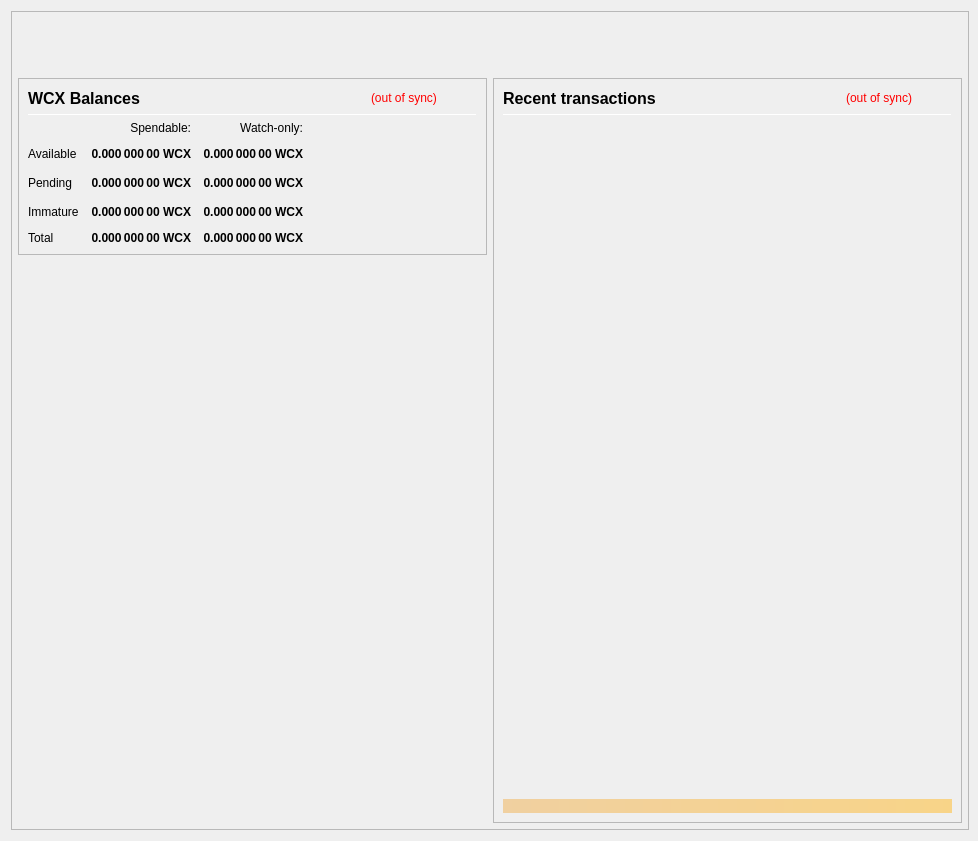
<?xml version="1.0" encoding="UTF-8"?>
<ui version="4.0">
 <class>OverviewPage</class>
 <widget class="QWidget" name="OverviewPage">
  <property name="geometry">
   <rect>
    <x>0</x>
    <y>0</y>
    <width>978</width>
    <height>841</height>
   </rect>
  </property>
  <property name="minimumSize">
   <size>
    <width>960</width>
    <height>682</height>
   </size>
  </property>
  <property name="font">
   <font>
    <weight>50</weight>
    <bold>false</bold>
   </font>
  </property>
  <property name="windowTitle">
   <string>Form</string>
  </property>
  <layout class="QVBoxLayout" name="topLayout" stretch="0">
   <property name="rightMargin">
    <number>9</number>
   </property>
   <item>
    <widget class="QFrame" name="frame_BG">
     <property name="minimumSize">
      <size>
       <width>850</width>
       <height>610</height>
      </size>
     </property>
     <property name="maximumSize">
      <size>
       <width>16777215</width>
       <height>16777215</height>
      </size>
     </property>
     <property name="frameShape">
      <enum>QFrame::StyledPanel</enum>
     </property>
     <property name="frameShadow">
      <enum>QFrame::Raised</enum>
     </property>
     <layout class="QVBoxLayout" name="verticalLayout_3" stretch="0">
      <property name="leftMargin">
       <number>0</number>
      </property>
      <property name="topMargin">
       <number>0</number>
      </property>
      <property name="rightMargin">
       <number>0</number>
      </property>
      <property name="bottomMargin">
       <number>6</number>
      </property>
      <item>
       <layout class="QVBoxLayout" name="verticalLayout_Master" stretch="0,1">
        <property name="leftMargin">
         <number>0</number>
        </property>
        <property name="topMargin">
         <number>0</number>
        </property>
        <property name="rightMargin">
         <number>0</number>
        </property>
        <property name="bottomMargin">
         <number>0</number>
        </property>
        <item>
         <widget class="QFrame" name="frame_Header">
          <layout class="QVBoxLayout" name="verticalLayout_Header" stretch="0">
           <property name="leftMargin">
            <number>0</number>
           </property>
           <property name="topMargin">
            <number>0</number>
           </property>
           <property name="rightMargin">
            <number>0</number>
           </property>
           <property name="bottomMargin">
            <number>0</number>
           </property>
           <item>
            <layout class="QHBoxLayout" name="horizontalLayout_Header" stretch="1,0">
             <property name="spacing">
              <number>6</number>
             </property>
             <item>
              <spacer name="horizontalSpacer_Header">
               <property name="orientation">
                <enum>Qt::Horizontal</enum>
               </property>
               <property name="sizeHint" stdset="0">
                <size>
                 <width>40</width>
                 <height>20</height>
                </size>
               </property>
              </spacer>
             </item>
             <item>
              <widget class="QLabel" name="labelOverviewHeaderRight">
               <property name="minimumSize">
                <size>
                 <width>464</width>
                 <height>60</height>
                </size>
               </property>
               <property name="maximumSize">
                <size>
                 <width>16777215</width>
                 <height>60</height>
                </size>
               </property>
               <property name="font">
                <font>
                 <pointsize>14</pointsize>
                </font>
               </property>
               <property name="text">
                <string/>
               </property>
               <property name="alignment">
                <set>Qt::AlignRight|Qt::AlignTrailing|Qt::AlignVCenter</set>
               </property>
              </widget>
             </item>
            </layout>
           </item>
          </layout>
         </widget>
        </item>
        <item>
         <widget class="QFrame" name="frame_Content">
          <layout class="QVBoxLayout" name="verticalLayout_Content">
           <property name="leftMargin">
            <number>6</number>
           </property>
           <property name="topMargin">
            <number>0</number>
           </property>
           <property name="rightMargin">
            <number>6</number>
           </property>
           <property name="bottomMargin">
            <number>0</number>
           </property>
           <item>
            <layout class="QHBoxLayout" name="horizontalLayout_Content" stretch="1,1">
             <property name="spacing">
              <number>6</number>
             </property>
             <item>
              <layout class="QVBoxLayout" name="verticalLayout_left" stretch="0,0">
               <item>
                <widget class="QFrame" name="frameBalances">
                 <property name="frameShape">
                  <enum>QFrame::StyledPanel</enum>
                 </property>
                 <property name="frameShadow">
                  <enum>QFrame::Raised</enum>
                 </property>
                 <layout class="QVBoxLayout" name="verticalLayout_4">
                  <item>
                   <layout class="QHBoxLayout" name="hlBalancesHeader" stretch="2,0,0">
                    <property name="spacing">
                     <number>6</number>
                    </property>
                    <item>
                     <widget class="QLabel" name="labelBalances">
                      <property name="minimumSize">
                       <size>
                        <width>0</width>
                        <height>0</height>
                       </size>
                      </property>
                      <property name="font">
                       <font>
                        <pointsize>12</pointsize>
                        <weight>75</weight>
                        <bold>true</bold>
                       </font>
                      </property>
                      <property name="text">
                       <string>WCX Balances</string>
                      </property>
                     </widget>
                    </item>
                    <item>
                     <widget class="QLabel" name="labelWalletStatus">
                      <property name="cursor">
                       <cursorShape>WhatsThisCursor</cursorShape>
                      </property>
                      <property name="toolTip">
                       <string>The displayed information may be out of date. Your wallet automatically synchronizes with the WCXCOIN network after a connection is established, but this process has not completed yet.</string>
                      </property>
                      <property name="styleSheet">
                       <string notr="true">QLabel { color: red; }</string>
                      </property>
                      <property name="text">
                       <string notr="true">(out of sync)</string>
                      </property>
                      <property name="alignment">
                       <set>Qt::AlignLeading|Qt::AlignLeft|Qt::AlignVCenter</set>
                      </property>
                     </widget>
                    </item>
                    <item>
                     <spacer name="hsBalancesHeader">
                      <property name="orientation">
                       <enum>Qt::Horizontal</enum>
                      </property>
                      <property name="sizeHint" stdset="0">
                       <size>
                        <width>40</width>
                        <height>20</height>
                       </size>
                      </property>
                     </spacer>
                    </item>
                   </layout>
                  </item>
                  <item>
                   <widget class="Line" name="lineBalances">
                    <property name="minimumSize">
                     <size>
                      <width>0</width>
                      <height>1</height>
                     </size>
                    </property>
                    <property name="maximumSize">
                     <size>
                      <width>16777215</width>
                      <height>1</height>
                     </size>
                    </property>
                    <property name="orientation">
                     <enum>Qt::Horizontal</enum>
                    </property>
                   </widget>
                  </item>
                  <item>
                   <layout class="QGridLayout" name="gridLayout">
                    <property name="spacing">
                     <number>12</number>
                    </property>
                    <item row="2" column="2">
                     <widget class="QLabel" name="labelWatchPending">
                      <property name="font">
                       <font>
                        <weight>75</weight>
                        <bold>true</bold>
                       </font>
                      </property>
                      <property name="cursor">
                       <cursorShape>ArrowCursor</cursorShape>
                      </property>
                      <property name="toolTip">
                       <string>Unconfirmed transactions to watch-only addresses</string>
                      </property>
                      <property name="text">
                       <string notr="true">0.000 000 00 WCX</string>
                      </property>
                      <property name="alignment">
                       <set>Qt::AlignRight|Qt::AlignTrailing|Qt::AlignVCenter</set>
                      </property>
                      <property name="textInteractionFlags">
                       <set>Qt::NoTextInteraction</set>
                      </property>
                     </widget>
                    </item>
                    <item row="2" column="1">
                     <widget class="QLabel" name="labelUnconfirmed">
                      <property name="font">
                       <font>
                        <weight>75</weight>
                        <bold>true</bold>
                       </font>
                      </property>
                      <property name="cursor">
                       <cursorShape>ArrowCursor</cursorShape>
                      </property>
                      <property name="toolTip">
                       <string>Total of transactions that have yet to be confirmed, and do not yet count toward the spendable balance</string>
                      </property>
                      <property name="text">
                       <string notr="true">0.000 000 00 WCX</string>
                      </property>
                      <property name="alignment">
                       <set>Qt::AlignRight|Qt::AlignTrailing|Qt::AlignVCenter</set>
                      </property>
                      <property name="textInteractionFlags">
                       <set>Qt::NoTextInteraction</set>
                      </property>
                     </widget>
                    </item>
                    <item row="3" column="2">
                     <widget class="QLabel" name="labelWatchImmature">
                      <property name="font">
                       <font>
                        <weight>75</weight>
                        <bold>true</bold>
                       </font>
                      </property>
                      <property name="cursor">
                       <cursorShape>ArrowCursor</cursorShape>
                      </property>
                      <property name="toolTip">
                       <string>Staked or masternode rewards in watch-only addresses that has not yet matured</string>
                      </property>
                      <property name="text">
                       <string notr="true">0.000 000 00 WCX</string>
                      </property>
                      <property name="alignment">
                       <set>Qt::AlignRight|Qt::AlignTrailing|Qt::AlignVCenter</set>
                      </property>
                      <property name="textInteractionFlags">
                       <set>Qt::NoTextInteraction</set>
                      </property>
                     </widget>
                    </item>
                    <item row="4" column="0">
                     <widget class="QLabel" name="labelTotalText">
                      <property name="text">
                       <string>Total</string>
                      </property>
                      <property name="textInteractionFlags">
                       <set>Qt::NoTextInteraction</set>
                      </property>
                     </widget>
                    </item>
                    <item row="3" column="1">
                     <widget class="QLabel" name="labelImmature">
                      <property name="font">
                       <font>
                        <weight>75</weight>
                        <bold>true</bold>
                       </font>
                      </property>
                      <property name="cursor">
                       <cursorShape>ArrowCursor</cursorShape>
                      </property>
                      <property name="toolTip">
                       <string>Staked or masternode rewards that has not yet matured</string>
                      </property>
                      <property name="text">
                       <string notr="true">0.000 000 00 WCX</string>
                      </property>
                      <property name="alignment">
                       <set>Qt::AlignRight|Qt::AlignTrailing|Qt::AlignVCenter</set>
                      </property>
                      <property name="textInteractionFlags">
                       <set>Qt::NoTextInteraction</set>
                      </property>
                     </widget>
                    </item>
                    <item row="2" column="3">
                     <spacer name="hsBalances">
                      <property name="orientation">
                       <enum>Qt::Horizontal</enum>
                      </property>
                      <property name="sizeHint" stdset="0">
                       <size>
                        <width>40</width>
                        <height>20</height>
                       </size>
                      </property>
                     </spacer>
                    </item>
                    <item row="3" column="0">
                     <widget class="QLabel" name="labelImmatureText">
                      <property name="text">
                       <string>Immature</string>
                      </property>
                      <property name="textInteractionFlags">
                       <set>Qt::NoTextInteraction</set>
                      </property>
                     </widget>
                    </item>
                    <item row="4" column="1">
                     <widget class="QLabel" name="labelTotal">
                      <property name="font">
                       <font>
                        <weight>75</weight>
                        <bold>true</bold>
                       </font>
                      </property>
                      <property name="cursor">
                       <cursorShape>ArrowCursor</cursorShape>
                      </property>
                      <property name="toolTip">
                       <string>Your current total balance</string>
                      </property>
                      <property name="text">
                       <string notr="true">0.000 000 00 WCX</string>
                      </property>
                      <property name="alignment">
                       <set>Qt::AlignRight|Qt::AlignTrailing|Qt::AlignVCenter</set>
                      </property>
                      <property name="textInteractionFlags">
                       <set>Qt::NoTextInteraction</set>
                      </property>
                     </widget>
                    </item>
                    <item row="4" column="2">
                     <widget class="QLabel" name="labelWatchTotal">
                      <property name="font">
                       <font>
                        <weight>75</weight>
                        <bold>true</bold>
                       </font>
                      </property>
                      <property name="cursor">
                       <cursorShape>ArrowCursor</cursorShape>
                      </property>
                      <property name="toolTip">
                       <string>Current total balance in watch-only addresses</string>
                      </property>
                      <property name="text">
                       <string notr="true">0.000 000 00 WCX</string>
                      </property>
                      <property name="alignment">
                       <set>Qt::AlignRight|Qt::AlignTrailing|Qt::AlignVCenter</set>
                      </property>
                      <property name="textInteractionFlags">
                       <set>Qt::NoTextInteraction</set>
                      </property>
                     </widget>
                    </item>
                    <item row="0" column="2">
                     <widget class="QLabel" name="labelWatchonly">
                      <property name="text">
                       <string>Watch-only:</string>
                      </property>
                      <property name="alignment">
                       <set>Qt::AlignRight|Qt::AlignTrailing|Qt::AlignVCenter</set>
                      </property>
                     </widget>
                    </item>
                    <item row="1" column="0">
                     <widget class="QLabel" name="labelBalanceText">
                      <property name="text">
                       <string>Available</string>
                      </property>
                      <property name="textInteractionFlags">
                       <set>Qt::NoTextInteraction</set>
                      </property>
                     </widget>
                    </item>
                    <item row="1" column="1">
                     <widget class="QLabel" name="labelBalance">
                      <property name="font">
                       <font>
                        <weight>75</weight>
                        <bold>true</bold>
                       </font>
                      </property>
                      <property name="cursor">
                       <cursorShape>ArrowCursor</cursorShape>
                      </property>
                      <property name="toolTip">
                       <string>Your current spendable balance</string>
                      </property>
                      <property name="text">
                       <string notr="true">0.000 000 00 WCX</string>
                      </property>
                      <property name="alignment">
                       <set>Qt::AlignRight|Qt::AlignTrailing|Qt::AlignVCenter</set>
                      </property>
                      <property name="textInteractionFlags">
                       <set>Qt::NoTextInteraction</set>
                      </property>
                     </widget>
                    </item>
                    <item row="1" column="2">
                     <widget class="QLabel" name="labelWatchAvailable">
                      <property name="font">
                       <font>
                        <weight>75</weight>
                        <bold>true</bold>
                       </font>
                      </property>
                      <property name="cursor">
                       <cursorShape>ArrowCursor</cursorShape>
                      </property>
                      <property name="toolTip">
                       <string>Your current balance in watch-only addresses</string>
                      </property>
                      <property name="text">
                       <string notr="true">0.000 000 00 WCX</string>
                      </property>
                      <property name="alignment">
                       <set>Qt::AlignRight|Qt::AlignTrailing|Qt::AlignVCenter</set>
                      </property>
                      <property name="textInteractionFlags">
                       <set>Qt::NoTextInteraction</set>
                      </property>
                     </widget>
                    </item>
                    <item row="2" column="0">
                     <widget class="QLabel" name="labelPendingText">
                      <property name="text">
                       <string>Pending</string>
                      </property>
                      <property name="textInteractionFlags">
                       <set>Qt::NoTextInteraction</set>
                      </property>
                     </widget>
                    </item>
                    <item row="0" column="1">
                     <widget class="QLabel" name="labelSpendable">
                      <property name="text">
                       <string>Spendable:</string>
                      </property>
                      <property name="alignment">
                       <set>Qt::AlignRight|Qt::AlignTrailing|Qt::AlignVCenter</set>
                      </property>
                     </widget>
                    </item>
                   </layout>
                  </item>
                 </layout>
                </widget>
               </item>
               <item>
                <spacer name="verticalSpacer">
                 <property name="orientation">
                  <enum>Qt::Vertical</enum>
                 </property>
                 <property name="sizeHint" stdset="0">
                  <size>
                   <width>20</width>
                   <height>40</height>
                  </size>
                 </property>
                </spacer>
               </item>
              </layout>
             </item>
             <item>
              <layout class="QVBoxLayout" name="verticalLayout_right" stretch="1">
               <item>
                <widget class="QFrame" name="frame_RecentTransactions">
                 <property name="minimumSize">
                  <size>
                   <width>0</width>
                   <height>0</height>
                  </size>
                 </property>
                 <property name="frameShape">
                  <enum>QFrame::StyledPanel</enum>
                 </property>
                 <property name="frameShadow">
                  <enum>QFrame::Raised</enum>
                 </property>
                 <layout class="QVBoxLayout" name="verticalLayout_1" stretch="0,0,0,0,0">
                  <item>
                   <layout class="QHBoxLayout" name="horizontalLayout_2" stretch="2,0,0">
                    <property name="spacing">
                     <number>3</number>
                    </property>
                    <item>
                     <widget class="QLabel" name="label_4">
                      <property name="minimumSize">
                       <size>
                        <width>0</width>
                        <height>20</height>
                       </size>
                      </property>
                      <property name="font">
                       <font>
                        <pointsize>12</pointsize>
                        <weight>75</weight>
                        <bold>true</bold>
                       </font>
                      </property>
                      <property name="text">
                       <string>Recent transactions</string>
                      </property>
                     </widget>
                    </item>
                    <item>
                     <widget class="QLabel" name="labelTransactionsStatus">
                      <property name="cursor">
                       <cursorShape>WhatsThisCursor</cursorShape>
                      </property>
                      <property name="toolTip">
                       <string>The displayed information may be out of date. Your wallet automatically synchronizes with the WCXCOIN network after a connection is established, but this process has not completed yet.</string>
                      </property>
                      <property name="styleSheet">
                       <string notr="true">QLabel { color: red; }</string>
                      </property>
                      <property name="text">
                       <string notr="true">(out of sync)</string>
                      </property>
                      <property name="alignment">
                       <set>Qt::AlignRight|Qt::AlignTrailing|Qt::AlignVCenter</set>
                      </property>
                     </widget>
                    </item>
                    <item>
                     <spacer name="horizontalSpacer">
                      <property name="orientation">
                       <enum>Qt::Horizontal</enum>
                      </property>
                      <property name="sizeHint" stdset="0">
                       <size>
                        <width>40</width>
                        <height>20</height>
                       </size>
                      </property>
                     </spacer>
                    </item>
                   </layout>
                  </item>
                  <item>
                   <widget class="Line" name="line">
                    <property name="minimumSize">
                     <size>
                      <width>0</width>
                      <height>1</height>
                     </size>
                    </property>
                    <property name="maximumSize">
                     <size>
                      <width>16777215</width>
                      <height>1</height>
                     </size>
                    </property>
                    <property name="orientation">
                     <enum>Qt::Horizontal</enum>
                    </property>
                   </widget>
                  </item>
                  <item>
                   <widget class="QListView" name="listTransactions">
                    <property name="minimumSize">
                     <size>
                      <width>0</width>
                      <height>0</height>
                     </size>
                    </property>
                    <property name="styleSheet">
                     <string notr="true">QListView { background: transparent; }</string>
                    </property>
                    <property name="frameShape">
                     <enum>QFrame::NoFrame</enum>
                    </property>
                    <property name="verticalScrollBarPolicy">
                     <enum>Qt::ScrollBarAlwaysOff</enum>
                    </property>
                    <property name="horizontalScrollBarPolicy">
                     <enum>Qt::ScrollBarAlwaysOff</enum>
                    </property>
                    <property name="selectionMode">
                     <enum>QAbstractItemView::NoSelection</enum>
                    </property>
                   </widget>
                  </item>
                  <item>
                   <spacer name="verticalSpacer_2">
                    <property name="orientation">
                     <enum>Qt::Vertical</enum>
                    </property>
                    <property name="sizeType">
                     <enum>QSizePolicy::Expanding</enum>
                    </property>
                    <property name="sizeHint" stdset="0">
                     <size>
                      <width>20</width>
                      <height>40</height>
                     </size>
                    </property>
                   </spacer>
                  </item>
                  <item>
                   <widget class="QLabel" name="labelAlerts">
                    <property name="maximumSize">
                     <size>
                      <width>16777215</width>
                      <height>16777215</height>
                     </size>
                    </property>
                    <property name="styleSheet">
                     <string notr="true">background-color: qlineargradient(x1: 0, y1: 0, x2: 1, y2: 0, stop:0 #F0D0A0, stop:1 #F8D488); color:#000000;</string>
                    </property>
                    <property name="text">
                     <string/>
                    </property>
                    <property name="wordWrap">
                     <bool>true</bool>
                    </property>
                    <property name="margin">
                     <number>3</number>
                    </property>
                   </widget>
                  </item>
                 </layout>
                </widget>
               </item>
              </layout>
             </item>
            </layout>
           </item>
          </layout>
         </widget>
        </item>
       </layout>
      </item>
     </layout>
    </widget>
   </item>
  </layout>
 </widget>
 <resources/>
 <connections/>
</ui>
